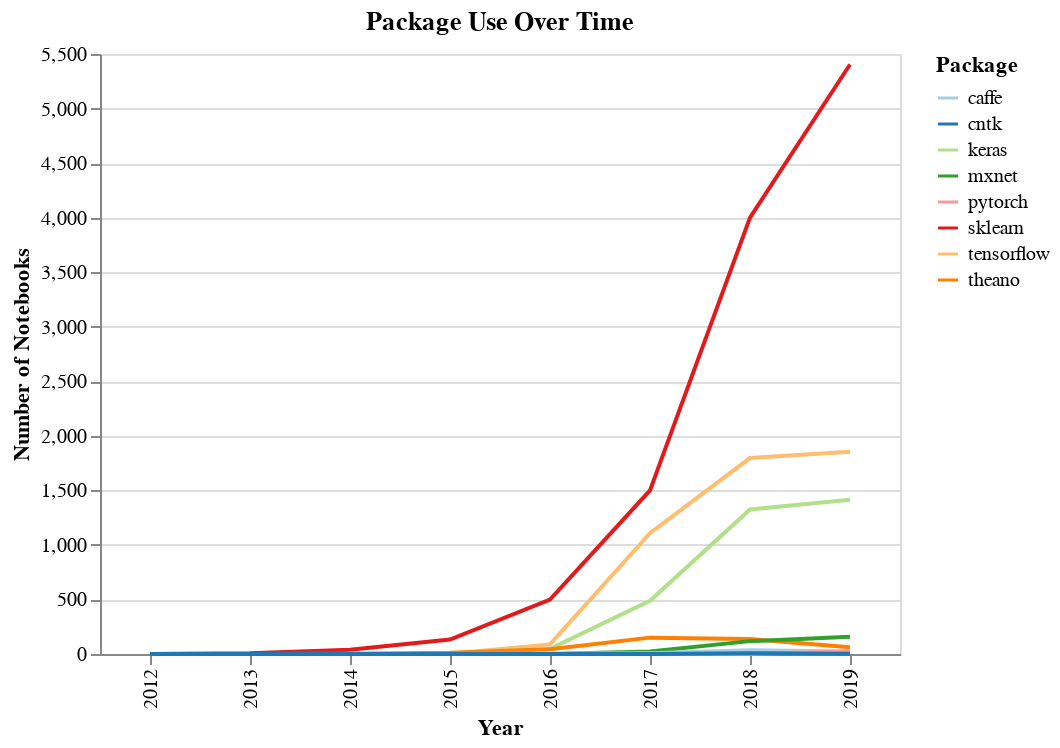

Write notebook code for a chart like this one.
### Code cell
alt.Chart(yearly_counts_long, width=400, title = 'Package Use Over Time').mark_line().encode(
    alt.X('year:O', title='Year'),
    alt.Y('value', title='Number of Notebooks'),
    alt.Color('variable', scale=alt.Scale(scheme='paired'), title = 'Package')
)

### Figure 1 — Vega-Lite specification as saved in the notebook (floating-point values rounded to 4 significant figures)
{"$schema": "https://vega.github.io/schema/vega-lite/v3.3.0.json", "config": {"mark": {"tooltip": null}, "view": {"height": 300, "width": 400}}, "data": {"name": "data-d58473c00457652cb57ad19c8f443834"}, "datasets": {"data-d58473c00457652cb57ad19c8f443834": [{"value": 0, "variable": "tensorflow", "year": 2012}, {"value": 0, "variable": "tensorflow", "year": 2013}, {"value": 0, "variable": "tensorflow", "year": 2014}, {"value": 2, "variable": "tensorflow", "year": 2015}, {"value": 88, "variable": "tensorflow", "year": 2016}, {"value": 1107, "variable": "tensorflow", "year": 2017}, {"value": 1796, "variable": "tensorflow", "year": 2018}, {"value": 1853, "variable": "tensorflow", "year": 2019}, {"value": 0, "variable": "sklearn", "year": 2012}, {"value": 8, "variable": "sklearn", "year": 2013}, {"value": 40, "variable": "sklearn", "year": 2014}, {"value": 133, "variable": "sklearn", "year": 2015}, {"value": 499, "variable": "sklearn", "year": 2016}, {"value": 1500, "variable": "sklearn", "year": 2017}, {"value": 4000, "variable": "sklearn", "year": 2018}, {"value": 5404, "variable": "sklearn", "year": 2019}, {"value": 0, "variable": "keras", "year": 2012}, {"value": 0, "variable": "keras", "year": 2013}, {"value": 0, "variable": "keras", "year": 2014}, {"value": 2, "variable": "keras", "year": 2015}, {"value": 48, "variable": "keras", "year": 2016}, {"value": 488, "variable": "keras", "year": 2017}, {"value": 1325, "variable": "keras", "year": 2018}, {"value": 1414, "variable": "keras", "year": 2019}, {"value": 0, "variable": "theano", "year": 2012}, {"value": 0, "variable": "theano", "year": 2013}, {"value": 2, "variable": "theano", "year": 2014}, {"value": 11, "variable": "theano", "year": 2015}, {"value": 44, "variable": "theano", "year": 2016}, {"value": 150, "variable": "theano", "year": 2017}, {"value": 138, "variable": "theano", "year": 2018}, {"value": 61, "variable": "theano", "year": 2019}, {"value": 0, "variable": "mxnet", "year": 2012}, {"value": 0, "variable": "mxnet", "year": 2013}, {"value": 0, "variable": "mxnet", "year": 2014}, {"value": 0, "variable": "mxnet", "year": 2015}, {"value": 0, "variable": "mxnet", "year": 2016}, {"value": 24, "variable": "mxnet", "year": 2017}, {"value": 118, "variable": "mxnet", "year": 2018}, {"value": 157, "variable": "mxnet", "year": 2019}, {"value": 0, "variable": "caffe", "year": 2012}, {"value": 0, "variable": "caffe", "year": 2013}, {"value": 0, "variable": "caffe", "year": 2014}, {"value": 1, "variable": "caffe", "year": 2015}, {"value": 2, "variable": "caffe", "year": 2016}, {"value": 8, "variable": "caffe", "year": 2017}, {"value": 34, "variable": "caffe", "year": 2018}, {"value": 22, "variable": "caffe", "year": 2019}, {"value": 0, "variable": "pytorch", "year": 2012}, {"value": 0, "variable": "pytorch", "year": 2013}, {"value": 0, "variable": "pytorch", "year": 2014}, {"value": 0, "variable": "pytorch", "year": 2015}, {"value": 0, "variable": "pytorch", "year": 2016}, {"value": 3, "variable": "pytorch", "year": 2017}, {"value": 3, "variable": "pytorch", "year": 2018}, {"value": 22, "variable": "pytorch", "year": 2019}, {"value": 0, "variable": "cntk", "year": 2012}, {"value": 0, "variable": "cntk", "year": 2013}, {"value": 0, "variable": "cntk", "year": 2014}, {"value": 0, "variable": "cntk", "year": 2015}, {"value": 0, "variable": "cntk", "year": 2016}, {"value": 0, "variable": "cntk", "year": 2017}, {"value": 7, "variable": "cntk", "year": 2018}, {"value": 2, "variable": "cntk", "year": 2019}]}, "encoding": {"color": {"field": "variable", "scale": {"scheme": "paired"}, "title": "Package", "type": "nominal"}, "x": {"field": "year", "title": "Year", "type": "ordinal"}, "y": {"field": "value", "title": "Number of Notebooks", "type": "quantitative"}}, "mark": "line", "title": "Package Use Over Time", "width": 400}
